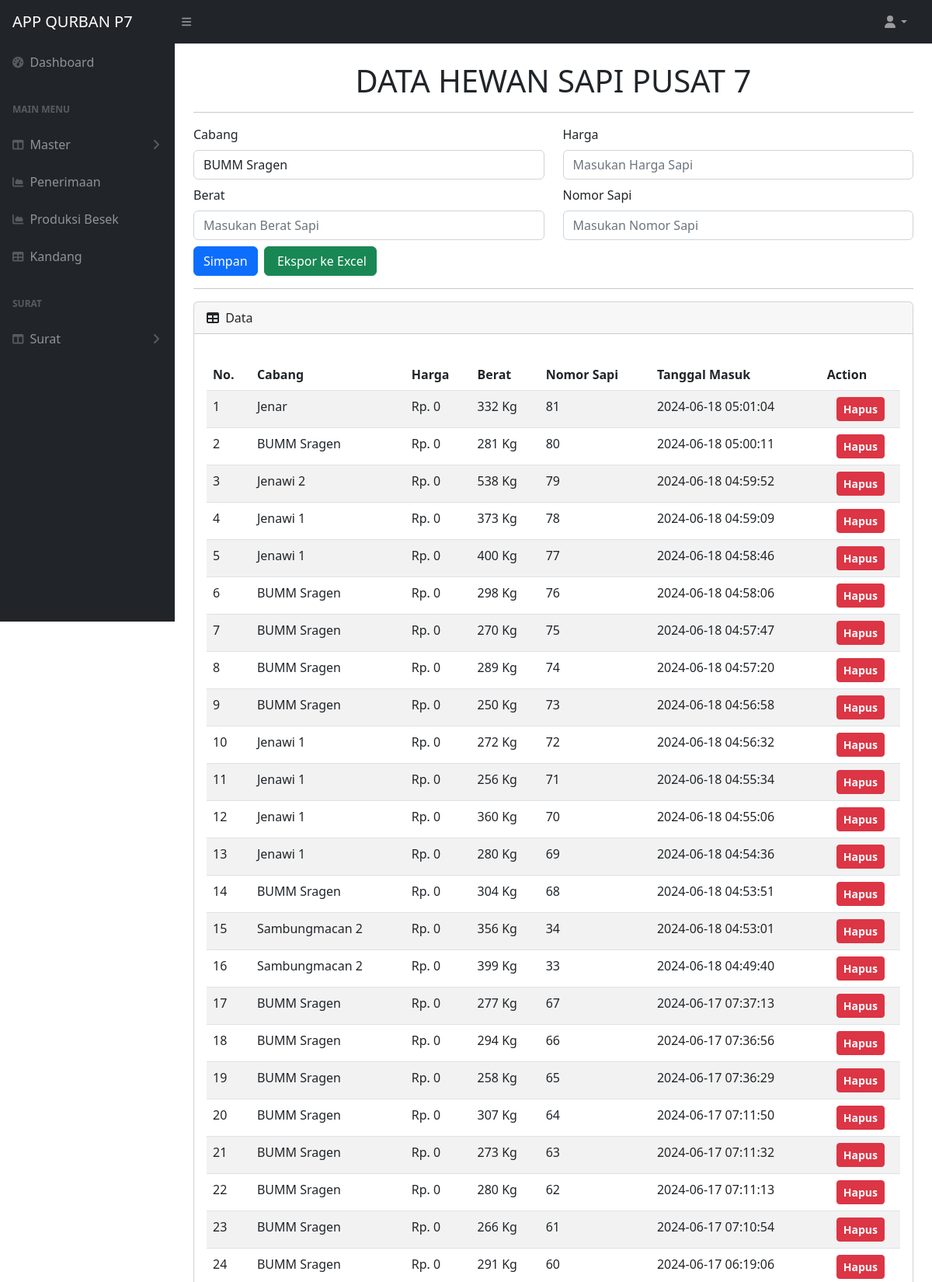
/app/data_sapi.php (signed in, upper part), run on the app's committed database.
### tables this page shows
CREATE TABLE `data_sapi` (
  `id` int(11) NOT NULL AUTO_INCREMENT,
  `cabang` varchar(255) DEFAULT NULL,
  `harga` int(50) DEFAULT NULL,
  `berat` int(50) DEFAULT NULL,
  `nomor` int(11) DEFAULT NULL,
  `date_input` datetime NOT NULL DEFAULT current_timestamp(),
  PRIMARY KEY (`id`)
);

### app/controler/db/controler.php (called while the page is built, shortened)
<?php
function query($query)
{
    global $koneksi;
    $result = mysqli_query($koneksi, $query);
    $rows = [];
    while ($row = mysqli_fetch_assoc($result)) {
        $rows[] = $row;
    }
    return $rows;
}
$view_datasapi = query("SELECT * FROM data_sapi ORDER BY date_input DESC");

### app/data_sapi.php (the view, shortened to what this page needs)
<?php
require 'controler/db/db.php';
require 'controler/db/controler.php';
?>
<!DOCTYPE html>
<html lang="en">
    <head>
        <link href="https://cdn.jsdelivr.net/npm/simple-datatables@7.1.2/dist/style.min.css" rel="stylesheet" />
        <link href="../css/styles.css" rel="stylesheet" />
    </head>
    <body class="sb-nav-fixed">
        <?php
    include 'navbar-top.php';
    ?>
        <div id="layoutSidenav">
            <div id="layoutSidenav_content">
                <?php
    include 'navbar.php';
    ?>
                <main>
                    <div class="container-fluid px-4">
                        <h1 class="mt-4 text-center">DATA HEWAN SAPI PUSAT 7</h1>
                        <hr>
                        <div class="form-row">
                            <div class="col-md">
                                <form action="" method="post" enctype="multipart/form-data">
                                    <div class="my-2">
                                        <div class="row">
                                            <div class="col">
                                                <label for="cabang" class="form-label">Cabang</label>
                                                <div class="form-group">
                                                    <select id="cabang" name="cabang" class="form-control">
                                                        <option value="BUMM Sragen">BUMM Sragen</option>
                                                    </select>
                                                </div>
                                            </div>
                                            <div class="col">
                                                <label for="harga" class="form-label">Harga</label>
                                                <input id="harga" name="harga" type="text" class="form-control"
                                                    placeholder="Masukan Harga Sapi">
                                            </div>
                                        </div>
                                    </div>
                                    <div class="my-2">
                                        <div class="row">
                                            <div class="col">
                                                <label for="berat" class="form-label">Berat</label>
                                                <input id="berat" name="berat" type="text" class="form-control"
                                                    placeholder="Masukan Berat Sapi">
                                            </div>
                                            <div class="col">
                                                <label for="nomor" class="form-label">Nomor Sapi</label>
                                                <input id="nomor" name="nomor" type="text" class="form-control"
                                                    placeholder="Masukan Nomor Sapi">
                                            </div>
                                        </div>
                                    </div>
                                    <button type="submit" class="btn btn-primary" name="simpan_sapi">Simpan</button>
                                    <a href="export.php" target="_blank" class="btn btn-success ms-1">&nbsp;Ekspor ke Excel</a>
                                </form>
                            </div>
                        </div>
                        <hr>
                        <div class="card mb-4">
                            <div class="card-header">
                                <i class="fas fa-table me-1"></i>
                                Data
                            </div>
                            <div class="card-body">
                                <div class="row my-3">
                                    <div class="col-md">
                                        <table id="datatablesSimple"
                                            class="table table-striped table-responsive table-hover text-left"
                                            style="width:100%">
                                            <thead>
                                                <tr>
                                                    <th>No.</th>
                                                    <th>Cabang</th>
                                                    <th>Harga</th>
                                                    <th>Berat</th>
                                                    <th>Nomor Sapi</th>
                                                    <th>Tanggal Masuk</th>
                                                    <th>Action</th>
                                                </tr>
                                            </thead>
                                            <tbody>
                                                <?php $no = 1; ?>
                                                <?php foreach ($view_datasapi as $row) : ?>
                                                <tr>
                                                    <td><?= $no++; ?></td>
                                                    <td><?= $row['cabang']; ?></td>
                                                    <td>Rp. <?= number_format($row['harga'], 0, ',', '.'); ?></td>
                                                    <td><?= $row['berat']; ?> Kg</td>
                                                    <td><?= $row['nomor']; ?></td>
                                                    <td><?= $row['date_input']; ?></td>
                                                    <td class="text-center">
                                                        <a href="controler/data_delet.php?id_sapi=<?= $row['id']; ?>"
                                                            class="btn btn-danger btn-sm" style="font-weight: 600;"
                                                            onclick="return confirm('Apakah anda yakin ingin menghapus data <?= $row['cabang']; ?> ?');">Hapus</a>
                                                    </td>
                                                </tr>
                                                <?php endforeach; ?>
                                            </tbody>
                                        </table>
                                    </div>
                                </div>
                            </div>
                        </div>
                    </div>
                </main>
            </div>
        </div>
    </body>
</html>

### data on the page
data_sapi: cabang "Jenar", harga "0", berat "332", nomor "81", date_input "2024-06-18 05:01:04"
data_sapi: cabang "BUMM Sragen", harga "0", berat "281", nomor "80", date_input "2024-06-18 05:00:11"
data_sapi: cabang "Jenawi 2", harga "0", berat "538", nomor "79", date_input "2024-06-18 04:59:52"
data_sapi: cabang "Jenawi 1", harga "0", berat "373", nomor "78", date_input "2024-06-18 04:59:09"
data_sapi: cabang "Jenawi 1", harga "0", berat "400", nomor "77", date_input "2024-06-18 04:58:46"
data_sapi: cabang "BUMM Sragen", harga "0", berat "298", nomor "76", date_input "2024-06-18 04:58:06"
data_sapi: cabang "BUMM Sragen", harga "0", berat "270", nomor "75", date_input "2024-06-18 04:57:47"
data_sapi: cabang "BUMM Sragen", harga "0", berat "289", nomor "74", date_input "2024-06-18 04:57:20"
data_sapi: cabang "BUMM Sragen", harga "0", berat "250", nomor "73", date_input "2024-06-18 04:56:58"
data_sapi: cabang "Jenawi 1", harga "0", berat "272", nomor "72", date_input "2024-06-18 04:56:32"
data_sapi: cabang "Jenawi 1", harga "0", berat "256", nomor "71", date_input "2024-06-18 04:55:34"
data_sapi: cabang "Jenawi 1", harga "0", berat "360", nomor "70", date_input "2024-06-18 04:55:06"
data_sapi: cabang "Jenawi 1", harga "0", berat "280", nomor "69", date_input "2024-06-18 04:54:36"
data_sapi: cabang "BUMM Sragen", harga "0", berat "304", nomor "68", date_input "2024-06-18 04:53:51"
data_sapi: cabang "Sambungmacan 2", harga "0", berat "356", nomor "34", date_input "2024-06-18 04:53:01"
data_sapi: cabang "Sambungmacan 2", harga "0", berat "399", nomor "33", date_input "2024-06-18 04:49:40"
data_sapi: cabang "BUMM Sragen", harga "0", berat "277", nomor "67", date_input "2024-06-17 07:37:13"
data_sapi: cabang "BUMM Sragen", harga "0", berat "294", nomor "66", date_input "2024-06-17 07:36:56"
data_sapi: cabang "BUMM Sragen", harga "0", berat "258", nomor "65", date_input "2024-06-17 07:36:29"
data_sapi: cabang "BUMM Sragen", harga "0", berat "307", nomor "64", date_input "2024-06-17 07:11:50"
data_sapi: cabang "BUMM Sragen", harga "0", berat "273", nomor "63", date_input "2024-06-17 07:11:32"
data_sapi: cabang "BUMM Sragen", harga "0", berat "280", nomor "62", date_input "2024-06-17 07:11:13"
data_sapi: cabang "BUMM Sragen", harga "0", berat "266", nomor "61", date_input "2024-06-17 07:10:54"
data_sapi: cabang "BUMM Sragen", harga "0", berat "291", nomor "60", date_input "2024-06-17 06:19:06"
